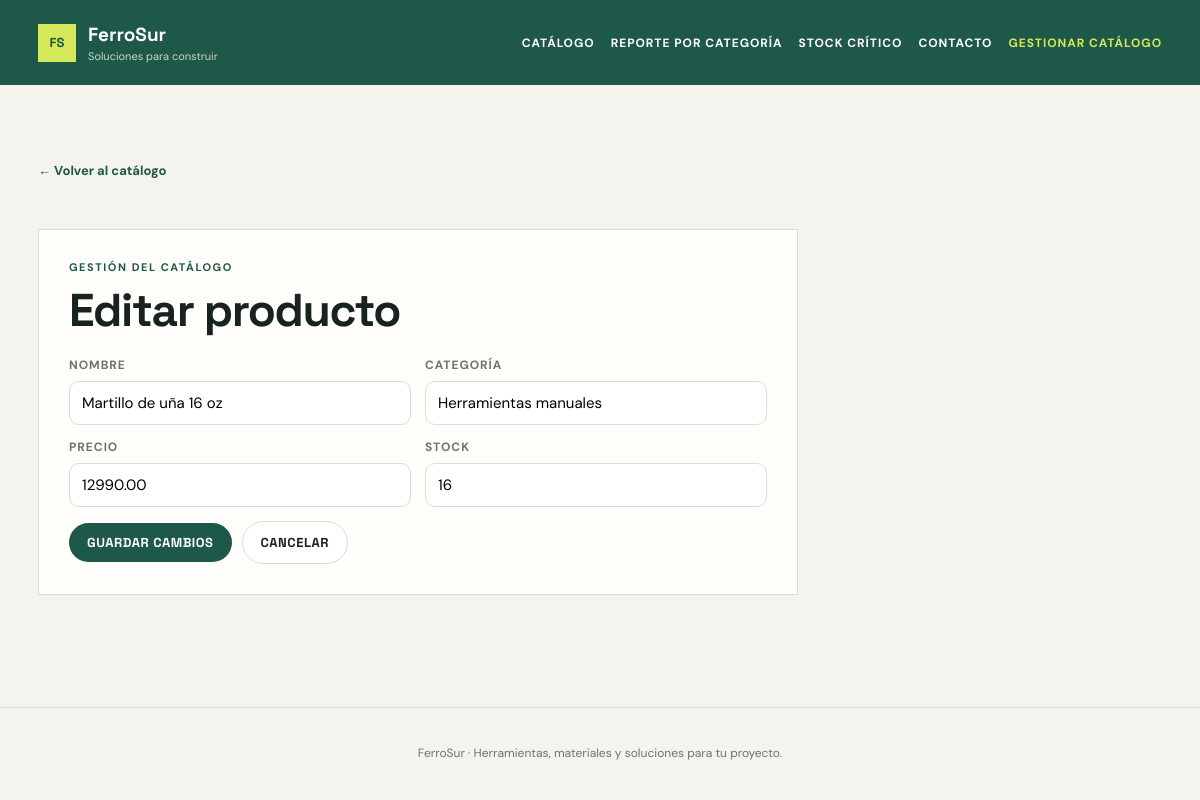
Page /catalogo/producto/1/editar/ (signed in) on the committed database.
### catalogo/models.py (models this page shows, shortened)
class Producto(models.Model):
    nombre = models.CharField(max_length=200)
    categoria = models.CharField(max_length=100)
    precio = models.DecimalField(max_digits=10, decimal_places=2, default=0)
    stock = models.IntegerField(default=0)
    class Meta:
        verbose_name = 'Producto'
        verbose_name_plural = 'Productos'

### catalogo/views.py (the view, shortened to what this page needs)
# urls.py: path('catalogo/producto/<int:producto_id>/editar/', views.editar_producto, name='editar_producto'),
@login_required(login_url='admin:login')
@user_passes_test(lambda user: user.is_staff, login_url='admin:login')
def editar_producto(request, producto_id):
    producto = get_object_or_404(Producto, pk=producto_id)
    form = ProductoForm(request.POST if request.method == 'POST' else None, instance=producto)
    return render(request, 'catalogo/editar_producto.html', {
        'form': form,
        'producto': producto,
    })

### catalogo/forms.py
class ProductoForm(forms.ModelForm):
    precio = forms.DecimalField(
        min_value=Decimal('0.01'),
        max_digits=10,
        decimal_places=2,
        error_messages={
            'min_value': 'El valor debe ser mayor o igual a %(limit_value)s.',
        },
        widget=forms.NumberInput(attrs={'min': '0.01', 'step': '0.01'}),
    )
    stock = forms.IntegerField(
        min_value=0,
        error_messages={
            'min_value': 'El valor debe ser mayor o igual a %(limit_value)s.',
        },
        widget=forms.NumberInput(attrs={'min': '0', 'step': '1'}),
    )
    class Meta:
        model = Producto
        fields = ('nombre', 'categoria', 'precio', 'stock')
        labels = {
            'nombre': 'Nombre',
            'categoria': 'Categoría',
            'precio': 'Precio',
            'stock': 'Stock',
        }
        widgets = {
            'nombre': forms.TextInput(attrs={'autocomplete': 'off'}),
            'categoria': forms.TextInput(attrs={'autocomplete': 'off'}),
        }

### catalogo/templates/catalogo/editar_producto.html (shortened to what this page needs)
{% extends 'catalogo/base.html' %}
{% block content %}
<a class="back-link" href="{% url 'catalogo:lista' %}">&larr; Volver al catálogo</a>
<section class="manage-products edit-product" aria-labelledby="edit-product-heading">
    <p class="eyebrow">GESTIÓN DEL CATÁLOGO</p>
    <h1 id="edit-product-heading">Editar producto</h1>
    <form method="post" class="form-grid">
        {% include 'catalogo/_producto_form_fields.html' %}
        <div class="form-actions">
            <button type="submit" class="primary-button">Guardar cambios</button>
            <a class="secondary-button" href="{% url 'catalogo:lista' %}">Cancelar</a>
        </div>
    </form>
</section>
{% endblock %}

### catalogo/templates/catalogo/_producto_form_fields.html (shortened to what this page needs)
{% for field in form %}
    <div class="field-row">
        <label for="{{ field.id_for_label }}">{{ field.label }}</label>
        {{ field }}
    </div>
{% endfor %}

### catalogo/static/catalogo/styles.css (style rules this page uses)
:root { --ink: #18221f; --muted: #6b746f; --paper: #f5f3ed; --card: #fffefa; --line: #d9ddd5; --green: #1e5848; --lime: #d4e85a; --red: #a64c3d; }
* { box-sizing: border-box; }
body { margin: 0; color: var(--ink); background: var(--paper); font-family: 'DM Sans', sans-serif; }
.eyebrow { margin: 0 0 14px; color: var(--green); font-size: 11px; font-weight: 700; letter-spacing: .14em; }
h1, h2, h3 { font-family: 'Space Grotesk', sans-serif; }
h1 { max-width: 650px; margin: 0; font-size: clamp(38px, 5vw, 68px); line-height: .98; letter-spacing: -.03em; }
.detail-link, .back-link { color: var(--green); font-size: 13px; font-weight: 700; text-decoration: none; }
.back-link { display: inline-block; margin-bottom: 28px; }
.primary-button { border: none; border-radius: 999px; background: var(--green); color: white; padding: 11px 18px; font: 700 13px 'Space Grotesk', sans-serif; letter-spacing: .04em; text-transform: uppercase; cursor: pointer; transition: background .2s ease, transform .2s ease; }
.form-grid { display: grid; gap: 16px; }
.field-row { display: grid; gap: 8px; }
.field-row label { font-weight: 700; color: var(--muted); font-size: 12px; letter-spacing: .08em; text-transform: uppercase; }
.field-row input { width: 100%; border: 1px solid var(--line); border-radius: 12px; background: white; padding: 12px 14px; font-size: 15px; }
.manage-products { max-width: 760px; margin: 22px 0; padding: 22px; background: var(--card); border: 1px solid var(--line); }
.manage-products .form-grid { grid-template-columns: repeat(2, minmax(0, 1fr)); gap: 14px; }
.manage-products .form-grid > .primary-button, .manage-products .form-actions { grid-column: 1 / -1; }
.manage-products .field-row input { width: 100%; border: 1px solid var(--line); border-radius: 10px; background: white; padding: 11px 12px; font: 15px 'DM Sans', sans-serif; }
.edit-product { padding: 30px; }
.edit-product h1 { margin: 0 0 24px; font-size: clamp(30px, 4vw, 46px); }
.form-actions, .management-actions { display: flex; align-items: center; gap: 10px; }
.secondary-button { display: inline-flex; align-items: center; justify-content: center; text-decoration: none; border-radius: 999px; border: 1px solid var(--line); background: white; color: var(--ink); padding: 12px 18px; font: 700 13px 'Space Grotesk', sans-serif; letter-spacing: .04em; text-transform: uppercase; }

### rows in the picture
Producto: form "Martillo de uña 16 oz" "Herramientas manuales" "12990.00" "16"

### other values in the picture
{{ field.label }} "NOMBRE" "CATEGORÍA" "PRECIO" "STOCK"
